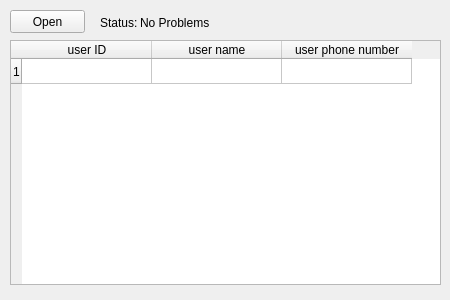
<?xml version="1.0" encoding="UTF-8"?>
<ui version="4.0">
 <class>Widget</class>
 <widget class="QWidget" name="Widget">
  <property name="geometry">
   <rect>
    <x>0</x>
    <y>0</y>
    <width>450</width>
    <height>300</height>
   </rect>
  </property>
  <property name="windowTitle">
   <string>Widget</string>
  </property>
  <widget class="QPushButton" name="open">
   <property name="geometry">
    <rect>
     <x>10</x>
     <y>10</y>
     <width>75</width>
     <height>23</height>
    </rect>
   </property>
   <property name="text">
    <string>Open</string>
   </property>
  </widget>
  <widget class="QTableWidget" name="tab">
   <property name="geometry">
    <rect>
     <x>10</x>
     <y>40</y>
     <width>431</width>
     <height>245</height>
    </rect>
   </property>
   <property name="minimumSize">
    <size>
     <width>431</width>
     <height>245</height>
    </size>
   </property>
   <property name="maximumSize">
    <size>
     <width>431</width>
     <height>245</height>
    </size>
   </property>
   <property name="sortingEnabled">
    <bool>true</bool>
   </property>
   <property name="rowCount">
    <number>1</number>
   </property>
   <attribute name="horizontalHeaderCascadingSectionResizes">
    <bool>false</bool>
   </attribute>
   <attribute name="horizontalHeaderDefaultSectionSize">
    <number>130</number>
   </attribute>
   <attribute name="verticalHeaderDefaultSectionSize">
    <number>25</number>
   </attribute>
   <row/>
   <column>
    <property name="text">
     <string>user ID</string>
    </property>
   </column>
   <column>
    <property name="text">
     <string>user name</string>
    </property>
   </column>
   <column>
    <property name="text">
     <string>user phone number</string>
    </property>
   </column>
  </widget>
  <widget class="QLabel" name="label">
   <property name="geometry">
    <rect>
     <x>100</x>
     <y>12</y>
     <width>47</width>
     <height>21</height>
    </rect>
   </property>
   <property name="text">
    <string>Status:</string>
   </property>
  </widget>
  <widget class="QLabel" name="stat">
   <property name="geometry">
    <rect>
     <x>140</x>
     <y>13</y>
     <width>291</width>
     <height>20</height>
    </rect>
   </property>
   <property name="text">
    <string>No Problems</string>
   </property>
  </widget>
 </widget>
 <layoutdefault spacing="6" margin="11"/>
 <resources/>
 <connections/>
</ui>
